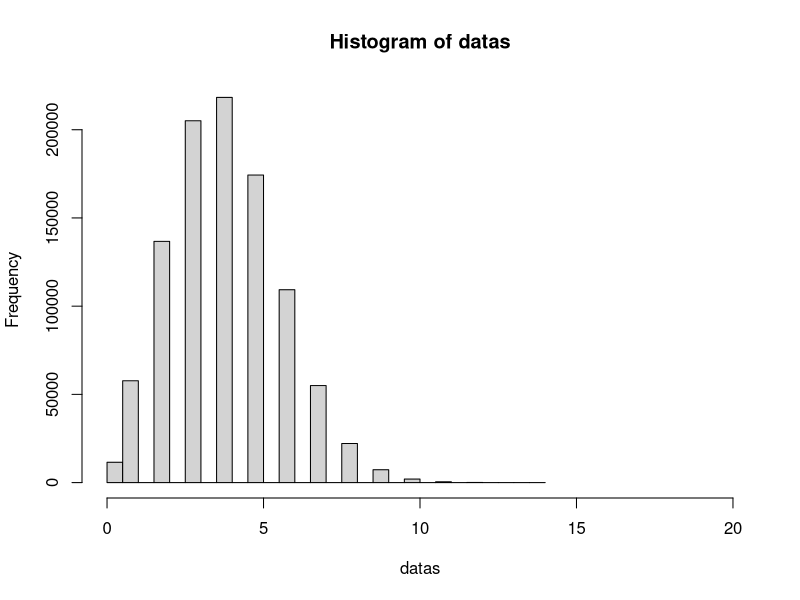

Here is the R script that generated this plot:
#Nama   : Muhammad Amin
#NRP    : 5025201251
#Kelas  : F

#Nomor 2.A
x = 4
n = 20
p = 0.2
a = dbinom(x,n,p)
a

#Nomor 2.B
banyak = 1000000
n = 20
p = 0.2
datas = rbinom(banyak,n,p)
dist = data.frame(table(datas))
hist(datas, xlim = c(0,n))
for (i in 0:20){
  cat("Peluang ", i, dist[i+1, "Freq"] / banyak, "\n")
}

#Nomor 2.C
n = 20 
p = 0.2
q = 1 - p 
mean_theorytical = n * p
mean_theorytical
#Mean berdasarkan sample di datas
mean(datas)
var_theorytical = n * p * q
var_theorytical
#Variance berdasarkan sample di datas
var(datas)